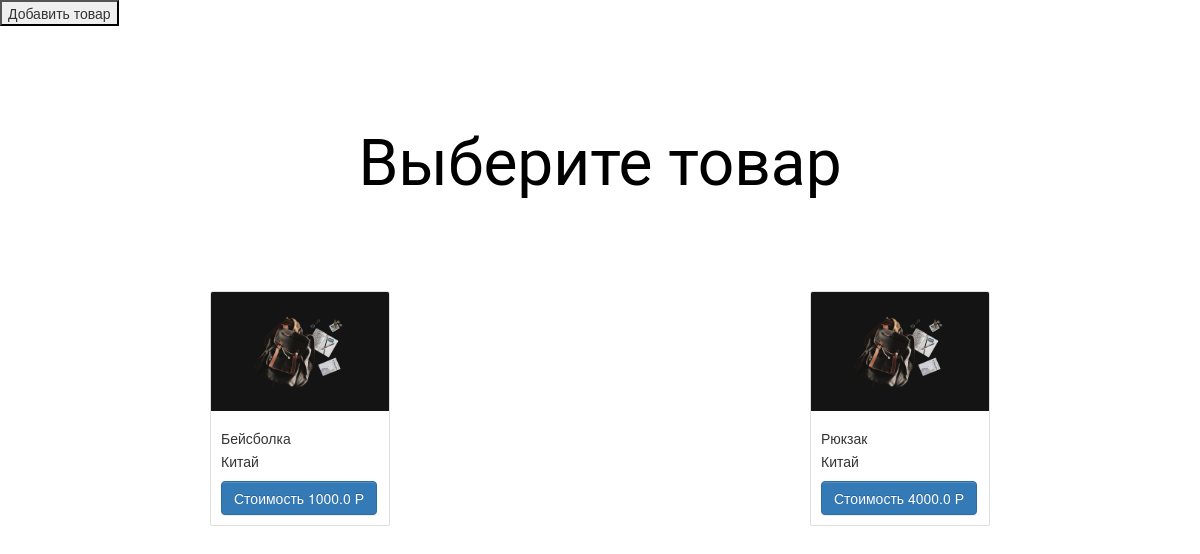
Before: / with the older database file.
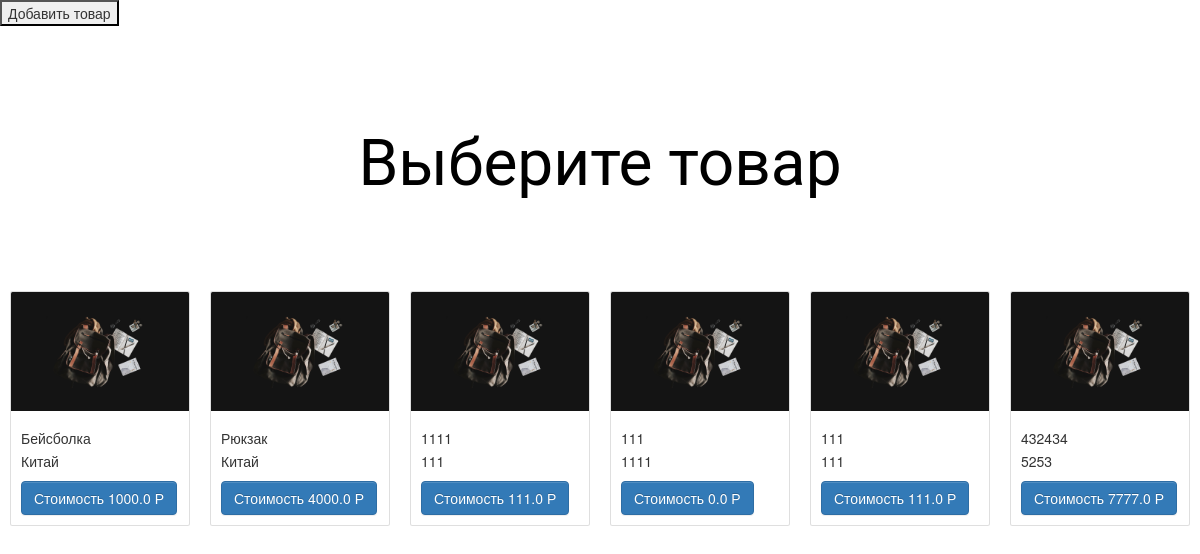
After: the same page with the newer database file.
### shop_app/models.py (models this page shows, shortened)
class Shop_Item(models.Model):
    name_product = models.CharField(max_length=255, verbose_name="Название продукта")
    created_at = models.DateTimeField(auto_now_add=True, verbose_name="Дата создания")
    updated_at = models.DateTimeField(auto_now=True, verbose_name="Дата обнолвения")
    unit = models.CharField(max_length=255, verbose_name="Единица измерение")
    provider = models.CharField(max_length=255, verbose_name="Поставщик")
    price = models.DecimalField(max_digits=10, decimal_places=1, default=0, verbose_name="Цена")
    class Meta:
        verbose_name = "Карточка товара"
        verbose_name_plural = "Карточки товаров"

### shop_app/views.py (the view)
# urls.py: path('', index, name="shop"),
def index(request):
    products = Shop_Item.objects.all()
    context = {
        "products": products,
    }
    return render(request, template_name="index.html", context=context)

### shop_app/templates/index.html (shortened to what this page needs)
{% extends "base.html" %}
{% load static %}
{% block content %}
<button type="button" class="js-create-good" data-url="{% url 'shop_app:form' %}"><span>Добавить товар</span></button>
<div class="products_head_footer">
    <h1 class="products_head_footer_h1">Выберите товар</h1>
    {% include "partial_goods_list.html" %}
</div>
{% endblock %}

### shop_app/templates/base.html (shortened to what this page needs)
{% load static %}
<!DOCTYPE html>
<html lang="en">
<head>
    {% block css %}
    <link rel="stylesheet" href="{% static 'css/style.css' %}">
    <link rel="stylesheet" href="{% static 'css/bootstrap.css' %}">
    <link rel="stylesheet" href="{% static 'css/bootstrap-theme.min.css' %}">
    <link rel="stylesheet" href="{% static 'css/bootstrap.min.css' %}">
    {% endblock %}
</head>
<body>
{% block content %}
{% endblock %}
</body>
</html>

### shop_app/templates/partial_goods_list.html
{% load static %}
<div class="products_head_footer_card">
    {% for item in products %}
    <div class="card" style="width: 18rem;">
        <img src="{% static 'img/Photo_Card.jpg' %}" class="card-img-top" alt="...">
        <div class="card-body">
            <h5 class="card-title">{{item.name_product}}</h5>
            <p class="card-text">{{item.provider}}</p>
            <a href="#" class="btn btn-primary">Стоимость {{item.price}} Р</a>
        </div>
    </div>
    {% endfor %}
</div>

### static/css/style.css (style rules this page uses)
.products_head_footer_h1 { padding: 40px; text-align: center; font-family: Roboto; font-style: normal; font-weight: normal; font-size: 64px; line-height: 75px; color: black; }
.products_head_footer_card { display: flex; justify-content: space-around; padding-top: 40px; padding-bottom: 40px; }
.products_head_footer { padding-top: 40px; padding-bottom: 80px; }
.card { border: 1px solid black; }

Changed rows visible on the page:
added Shop_Item: name_product "1111", provider "111", price "111.0"
added Shop_Item: name_product "111", provider "1111", price "0.0"
added Shop_Item: name_product "111", provider "111", price "111.0"
added Shop_Item: name_product "432434", provider "5253", price "7777.0"
